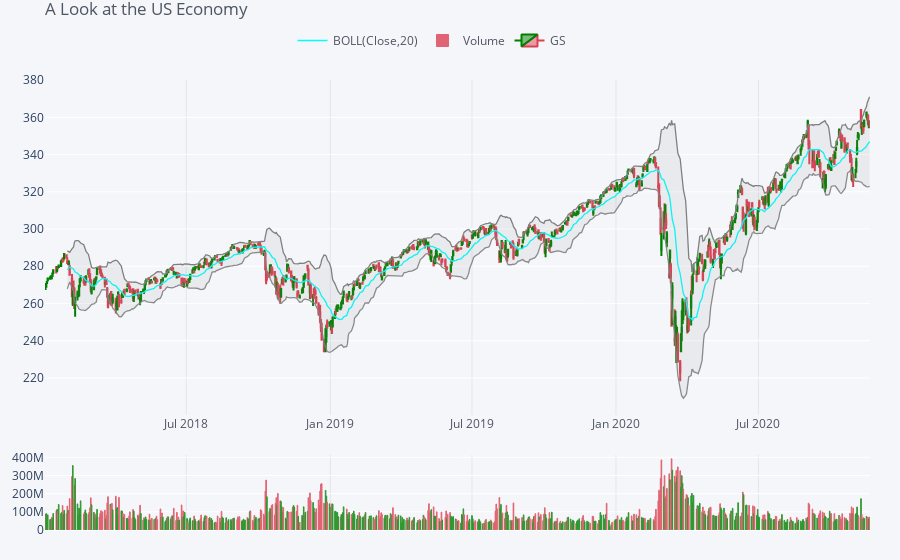

Notebook code cell kept with this figure:
### Code cell
df_of_interest = each_df['SPY']
qf = cf.QuantFig(df_of_interest,title='A Look at the US Economy',legend='top',name='GS',up_color='green', down_color='red')
qf.add_bollinger_bands(periods=20, boll_std=2, colors=['cyan','grey'], fill=True,)
qf.add_volume(name='Volume',up_color='green', down_color='red')
# qf.add_macd()
qf.iplot()

### Figure 1 — Plotly figure (JSON) as saved in the notebook; plotly's stock layout.template omitted (floating-point values rounded to 4 significant figures; data arrays with more than 128 entries replaced by an {"elided": "..."} marker saying what was removed)
{"data": [{"legendgroup": "BOLL(Close,20)", "line": {"color": "rgba(0, 255, 255, 1.0)", "dash": "solid", "shape": "linear", "width": 1.3}, "mode": "lines", "name": "BOLL(Close,20)", "showlegend": true, "text": "", "type": "scatter", "x": {"elided": "729 str values"}, "y": {"elided": "729 mixed values"}, "yaxis": "y2"}, {"legendgroup": "BOLL(Close,20)", "line": {"color": "rgba(128, 128, 128, 1.0)", "dash": "solid", "shape": "linear", "width": 1.3}, "mode": "lines", "name": "UPPER(Close,20)", "showlegend": false, "text": "", "type": "scatter", "x": {"elided": "729 str values"}, "y": {"elided": "729 mixed values"}, "yaxis": "y2"}, {"fill": "tonexty", "fillcolor": "rgba(128, 128, 128, 0.1)", "legendgroup": "BOLL(Close,20)", "line": {"color": "rgba(128, 128, 128, 0.8999999999999999)", "dash": "solid", "shape": "linear", "width": 1.3}, "mode": "lines", "name": "LOWER(Close,20)", "showlegend": false, "text": "", "type": "scatter", "x": {"elided": "729 str values"}, "y": {"elided": "729 mixed values"}, "yaxis": "y2"}, {"marker": {"color": {"elided": "729 str values"}, "line": {"color": {"elided": "729 str values"}, "width": 1}}, "name": "Volume", "opacity": 0.8, "orientation": "v", "text": "", "type": "bar", "x": {"elided": "729 str values"}, "y": {"elided": "729 int values"}, "yaxis": "y3"}, {"close": {"elided": "729 float values"}, "decreasing": {"line": {"color": "#db4052"}}, "high": {"elided": "729 float values"}, "increasing": {"line": {"color": "#008000"}}, "low": {"elided": "729 float values"}, "name": "GS", "open": {"elided": "729 float values"}, "showlegend": true, "type": "candlestick", "x": {"elided": "729 str values"}, "yaxis": "y2"}], "layout": {"legend": {"bgcolor": "#F5F6F9", "font": {"color": "#4D5663"}, "orientation": "h", "x": 0.3, "y": 0.95, "yanchor": "bottom"}, "margin": {"b": 30, "l": 30, "r": 30, "t": 30}, "paper_bgcolor": "#F5F6F9", "plot_bgcolor": "#F5F6F9", "showlegend": true, "title": {"font": {"color": "#4D5663"}, "text": "A Look at the US Economy"}, "xaxis": {"anchor": "y2", "gridcolor": "#E1E5ED", "rangeselector": {"bgcolor": "rgba(150, 200, 250, 1)", "buttons": [{"count": 1, "label": "1m", "step": "month", "stepmode": "backward"}, {"count": 1, "label": "1y", "step": "year", "stepmode": "backward"}], "font": {"size": 13}, "visible": false, "x": 0, "y": 0.9}, "rangeslider": {"visible": false}, "showgrid": true, "tickfont": {"color": "#4D5663"}, "title": {"font": {"color": "#4D5663"}, "text": ""}, "zerolinecolor": "#E1E5ED"}, "yaxis": {"gridcolor": "#E1E5ED", "showgrid": true, "showticklabels": false, "tickfont": {"color": "#4D5663"}, "title": {"font": {"color": "#4D5663"}, "text": ""}, "zerolinecolor": "#E1E5ED"}, "yaxis2": {"domain": [0.23, 0.9]}, "yaxis3": {"domain": [0, 0.15]}}}
